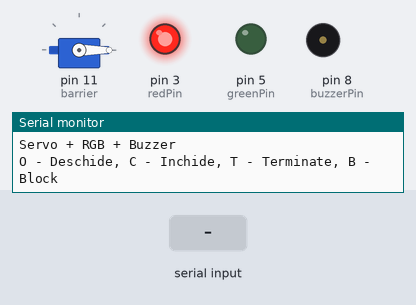
A sketch run on a simulated Arduino Uno, built with avr-gcc and run on an emulated ATmega328P. Parts: servo, output pins drawn as LEDs (lit = HIGH), buzzer (waves = sounding, pin HIGH), the last lines printed to the serial monitor. Inputs (shaded band) come from the test bench.

Above: at 1.2 s.
1.3 s: "O" received over Serial
At 1.8 s:
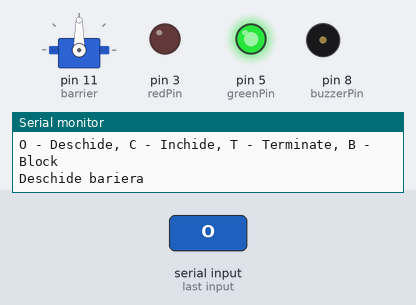
2.9 s: "B" received over Serial
At 3.6 s:
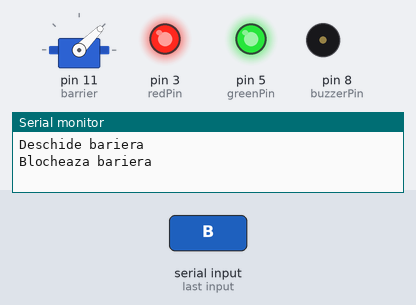
4.4 s: "T" received over Serial
At 4.8 s:
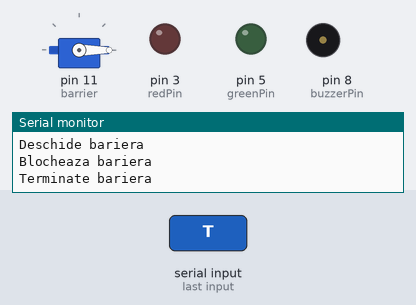
5.9 s: "C" received over Serial
At 7.1 s:
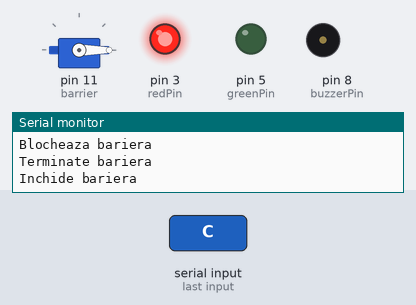
7.4 s: "o" received over Serial
At 8.7 s:
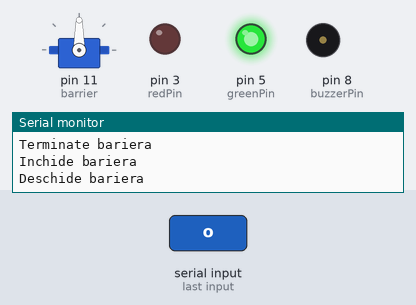
9.0 s: "b" received over Serial
At 9.5 s:
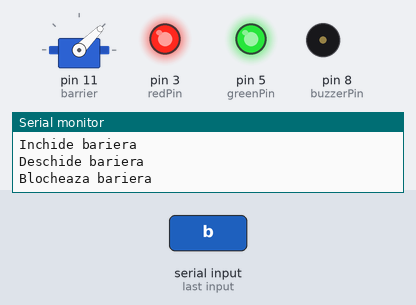
Timing chart, 0 to 11.5 s (numbered marks = the images above; inputs shaded):
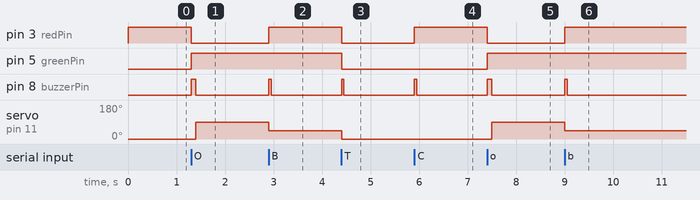

Measured:
- after the input at 1.3 s, pin 3 (redPin): HIGH → LOW at once; pin 5 (greenPin): LOW → HIGH at once; pin 8 (buzzerPin): LOW → HIGH at once, → LOW 0.10 s later; servo on pin 11 (barrier): 0° → 90° after 0.10 s
- after the input at 2.9 s, pin 3 (redPin): LOW → HIGH at once; pin 8 (buzzerPin): LOW → HIGH at once, → LOW 0.05 s later; servo on pin 11 (barrier): 90° → 45° at once
- after the input at 4.4 s, pin 3 (redPin), pin 5 (greenPin): HIGH → LOW at once; pin 8 (buzzerPin): LOW → HIGH at once, → LOW 0.05 s later; servo on pin 11 (barrier): 45° → 0° at once
- after the input at 5.9 s, pin 3 (redPin): LOW → HIGH at once; pin 8 (buzzerPin): LOW → HIGH at once, → LOW 0.05 s later
- after the input at 7.4 s, pin 3 (redPin): HIGH → LOW at once; pin 5 (greenPin): LOW → HIGH at once; pin 8 (buzzerPin): LOW → HIGH at once, → LOW 0.10 s later; servo on pin 11 (barrier): 0° → 90° after 0.10 s
- after the input at 9.0 s, pin 3 (redPin): LOW → HIGH at once; pin 8 (buzzerPin): LOW → HIGH at once, → LOW 0.05 s later; servo on pin 11 (barrier): 90° → 45° at once

The sketch:

Sound_by_emotion.ino
```cpp
#include <Servo.h>

Servo barrier;
const int redPin = 3;
const int greenPin = 5;
const int buzzerPin = 8;

void setup() {
  Serial.begin(9600);
  barrier.attach(11);

  pinMode(redPin, OUTPUT);
  pinMode(greenPin, OUTPUT);
  pinMode(buzzerPin, OUTPUT);

  // Starea initiala: Inchis
  barrier.write(0);
  digitalWrite(redPin, HIGH);
  digitalWrite(greenPin, LOW);

  Serial.println("Servo + RGB + Buzzer");
  Serial.println();
  Serial.println("O - Deschide, C - Inchide, T - Terminate, B - Block");
}

void loop() {
  if (Serial.available() > 0) {
    char cmd = Serial.read();

    if (cmd == 'O' || cmd == 'o') {
      Serial.println("Deschide bariera");
      digitalWrite(redPin, LOW);
      digitalWrite(greenPin, HIGH);

      digitalWrite(buzzerPin, HIGH);
      delay(100);
      digitalWrite(buzzerPin, LOW);

      barrier.write(90);
    }
    else if (cmd == 'B' || cmd == 'b') {
      Serial.println("Blocheaza bariera");
      digitalWrite(redPin, HIGH);
      digitalWrite(greenPin, HIGH);

      barrier.write(45);

      // Beep de confirmare
      digitalWrite(buzzerPin, HIGH);
      delay(50);
      digitalWrite(buzzerPin, LOW);
    }
    else if (cmd == 'T' || cmd == 't') {
      Serial.println("Terminate bariera");
      digitalWrite(redPin, LOW);
      digitalWrite(greenPin, LOW);

      barrier.write(0);

      // Beep de confirmare
      digitalWrite(buzzerPin, HIGH);
      delay(50);
      digitalWrite(buzzerPin, LOW);
    }
    else if (cmd == 'C' || cmd == 'c') {
      Serial.println("Inchide bariera");
      digitalWrite(redPin, HIGH);
      digitalWrite(greenPin, LOW);

      barrier.write(0);

      // Beep de confirmare
      digitalWrite(buzzerPin, HIGH);
      delay(50);
      digitalWrite(buzzerPin, LOW);
    }
  }
}
```
